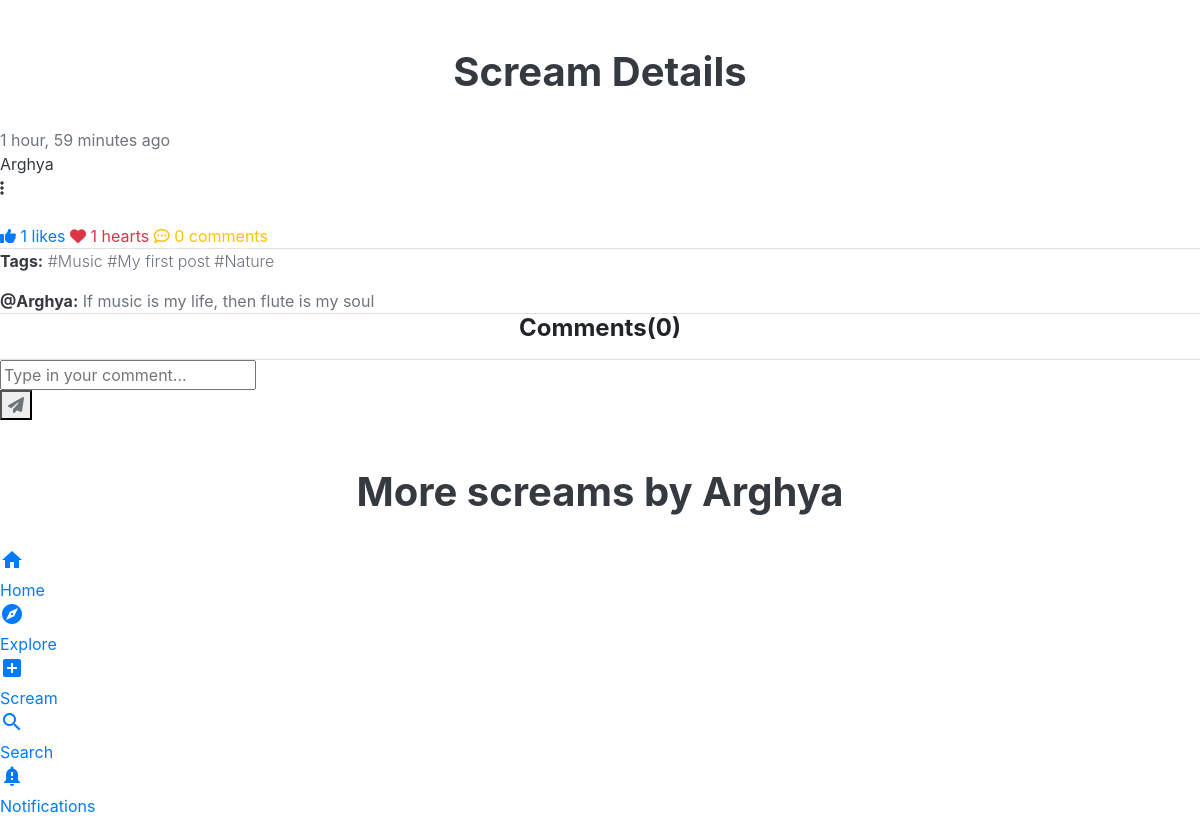
The page /scream/details/16/ (signed in) on the database its author committed.
### Posts/models.py (models this page shows, shortened)
class Post(models.Model):
    image = models.ImageField(upload_to='posts_pics')
    caption = models.CharField(max_length=500)
    tags = models.ManyToManyField(Tag, related_name="Post_tags", blank=False)
    date_posted = models.DateTimeField(default=timezone.now)
    author = models.ForeignKey(User, on_delete=models.CASCADE)
    likes = models.ManyToManyField(User, related_name="Post_likes", blank=True)
    hearts = models.ManyToManyField(User, related_name="Post_hearts", blank=True)
    comments = models.ManyToManyField(Comment, related_name="Post_comments", blank=True)
    class Meta:
        ordering = ['-date_posted']
        verbose_name = 'Post'
        verbose_name_plural = 'Posts'

class Tag(models.Model):
    name = models.CharField(max_length=250, unique=True)
    date_posted = models.DateTimeField(default=timezone.now)
    class Meta:
        ordering = ['name']
        verbose_name = 'Tag'
        verbose_name_plural = 'Tags'

### Posts/views.py (the view)
# urls.py: path('scream/details/<int:pk>/', views.scream_details, name='scream_details'),
@login_required
def scream_details(request, pk):
    post = get_object_or_404(Post, pk=pk)
    user = post.author
    context = {
        'title': 'scream details',
        'target_post': post,
        'posts': Post.objects.filter(author=user),
        'Home': 'active_link'
    }
    return render(request, 'App/details.html', context)

### Templates/App/details.html (shortened to what this page needs)
{% extends 'App/base.html' %}
{% load static %}
{% block content %}
    <h1 class="text-center mt-4 text-dark font-weight-bold">Scream Details</h1>
    <section>
        <div class="link-box">
            {% if user == target_post.author %}
                <a href="{% url 'profile' %}">
                    <div class="post-meta">
                        <div class="details-content">
                            <div class="details-content--time text-secondary">{{ target_post.date_posted|timesince }} ago</div>
                            <div class="details-content--name text-dark">{{target_post.author.username}}</div>
                        </div>
                    </div>
                </a>
            {% endif %}
            <div class="dropdown show dropright">
                <a class="text-dark" href="#" role="button" id="dropdownMenuLink" data-toggle="dropdown" aria-haspopup="true" aria-expanded="false">
                    <i class="fas fa-ellipsis-v"></i>
                </a>
            </div>
        </div>
        <div class="link-box">
            {% if user in target_post.likes.all %}
                <a class="text-primary" href="{% url 'add_like_to_post' target_post.id %}"><i class="fas fa-thumbs-up"></i> {{target_post.likes.count}} <span class="link-text">likes</span></a>
            {% else %}
            <a class="text-primary" href="{% url 'add_like_to_post' target_post.id %}"><i class="far fa-thumbs-up"></i> {{target_post.likes.count}} <span class="link-text">likes</span></a>
            {% endif %}
            {% if user in target_post.hearts.all %}
                <a class="text-danger" href="{% url 'add_heart_to_post' target_post.id %}"><i class="fas fa-heart"></i> {{target_post.hearts.count}} <span class="link-text">hearts</span></a>
            {% else %}
                <a class="text-danger" href="{% url 'add_heart_to_post' target_post.id %}"><i class="far fa-heart"></i> {{target_post.hearts.count}} <span class="link-text">hearts</span></a>
            {% endif %}
            <a class="text-warning" href="#comment-form-{{target_post.id}}"><i class="far fa-comment-dots"></i> {{target_post.comments.count}} <span class="link-text">comments</span></a>
        </div>
        <div class="post-caption text-secondary border-top">
            <p class="font-weight-light">
                <span class="text-dark font-weight-bold">Tags:</span>
                {% for tag in target_post.tags.all %}
                    <a class="text-secondary" href="{% url 'tag_filter' pk=tag.id %}">#{{tag.name}}</a>
                {% endfor %}
            </p>
            {% if user == comment.author %}
                <a href="{% url 'profile' %}" class="text-dark font-weight-bold">@{{target_post.author.username}}:</a> {{target_post.caption}}
            {% else %}
                <a href="{% url 'user_detail' target_post.author.id %}" class="text-dark font-weight-bold">@{{target_post.author.username}}:</a> {{target_post.caption}}
            {% endif %}
        </div>
        <div id="comment-form-{{post.id}}" class="comment-box border-top">
            <h4 class="text-center mb-3 font-weight-bold">Comments({{target_post.comments.count}})</h4>
        </div>
        <div id="comment-form-{{target_post.id}}" class="comment-form border-top">
            <form autocomplete="off" method="POST" action="{% url 'add_comment_to_post' pk=target_post.id %}">
                <div class="comment-row">
                    <div class="comment-col-1"><input required class="comment-input" placeholder="Type in your comment..." type="text" name="comment"></div>
                    <div class="comment-col-2"><button class="comment-submit text-secondary" type="submit"><i class="fas fa-paper-plane"></i></button></div>
                </div>
            </form>
        </div>
    </section>
    {% if posts %}
        <h1 class="text-center mt-4 text-dark font-weight-bold"><h1 class="text-center mt-4 p-4 text-dark font-weight-bold">More screams by {{target_post.author.username}}</h1></h1>
    {% else %}
        <h1 class="text-center mt-4 text-dark font-weight-bold">{{post.author.username}} has only 1 post</h1>
    {% endif %}
{% endblock content %}

### rows shown on the page
Post: date_posted "1 hour, 59 minutes", author.username "Arghya", likes.count "1", hearts.count "1", comments.count "0", caption "If music is my life, then flute is my soul"
Tag: name "Music"
Tag: name "My first post"
Tag: name "Nature"
